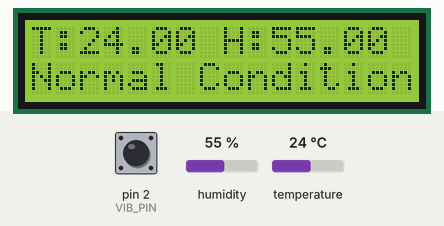
This sketch was run on a simulated Arduino Uno, built with avr-gcc and run on an emulated ATmega328P. Shown: 16×2 character LCD. The inputs (shaded band) are chosen by the test bench; at power-on: pin 2 (VIB_PIN) HIGH, humidity 55 %, temperature 24 °C.

Above: at 3.2 s.
3.3 s: pin 2 (VIB_PIN) pulled LOW for 1.25 s
At 5.0 s:
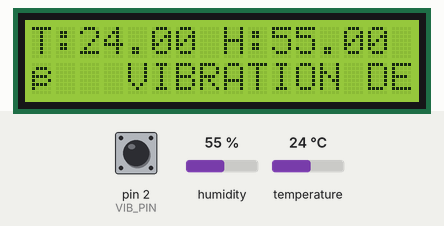
6.7 s: humidity set to 22 %
At 8.9 s:
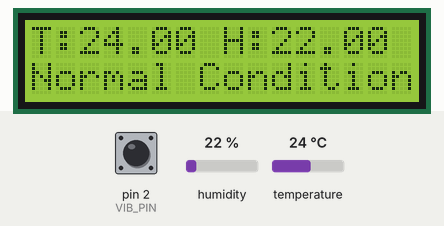
9.9 s: temperature set to 12 °C
At 11.4 s:
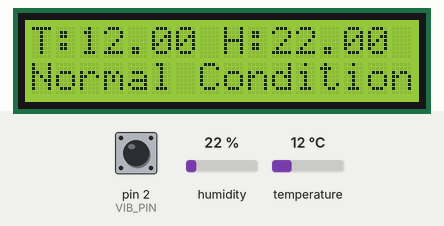
12.0 s: pin 2 (VIB_PIN) pulled LOW for 1.25 s
At 12.9 s:
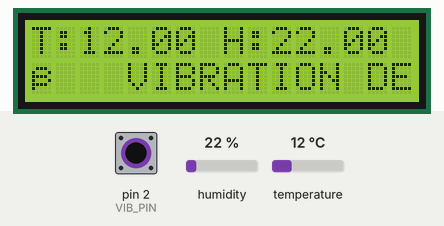
15.1 s: humidity set to 40 %
At 17.9 s:
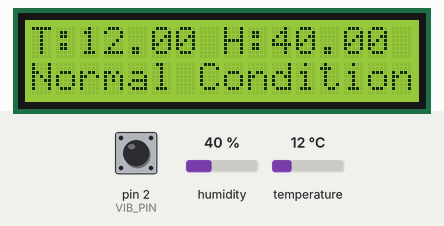
18.2 s: temperature set to 19 °C
At 19.3 s:
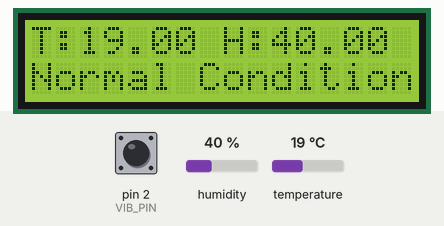
Timing chart, 0 to 21.2 s (numbered marks = the images above; inputs shaded):
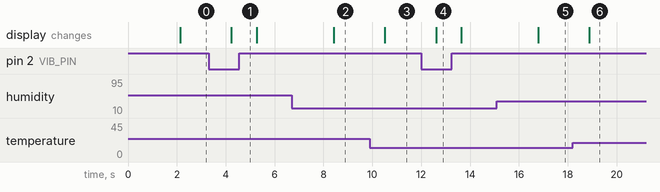

The sketch:

PreEpileptic_Stress_Aid.ino.ino
```cpp
#include <Wire.h>
#include <LiquidCrystal_I2C.h>
#include <DHT.h>

#define DHTPIN 7
#define DHTTYPE DHT11
#define VIB_PIN 2

DHT dht(DHTPIN, DHTTYPE);
LiquidCrystal_I2C lcd(0x27, 16, 2); // Change 0x27 to 0x3F if LCD doesn't show text

void setup() {
  Serial.begin(9600);
  dht.begin();
  pinMode(VIB_PIN, INPUT_PULLUP);
  lcd.init();
  lcd.backlight();
  lcd.setCursor(0, 0);
  lcd.print("Starting...");
  delay(2000);
}

void loop() {
  float temp = dht.readTemperature();
  float hum = dht.readHumidity();
  bool vibration = (digitalRead(VIB_PIN) == LOW);

  lcd.clear();

  lcd.setCursor(0, 0);
  lcd.print("T:");
  lcd.print(temp);
  lcd.print(" H:");
  lcd.print(hum);

  lcd.setCursor(0, 1);
  if (vibration) {
    lcd.print("⚠ VIBRATION DETECTED");
  } else {
    lcd.print("Normal Conditions");
  }

  delay(1000);
}
```

Measured:
- after the input at 3.3 s, the display: changes after 0.93 s (image 1)
- after the input at 6.7 s, the display: changes after 1.7 s (image 2)
- after the input at 9.9 s, the display: changes after 0.61 s (image 3)
- after the input at 12.0 s, the display: changes after 0.61 s (image 4)
- after the input at 15.1 s, the display: changes after 1.7 s (image 5)
- after the input at 18.2 s, the display: changes after 0.68 s (image 6)
